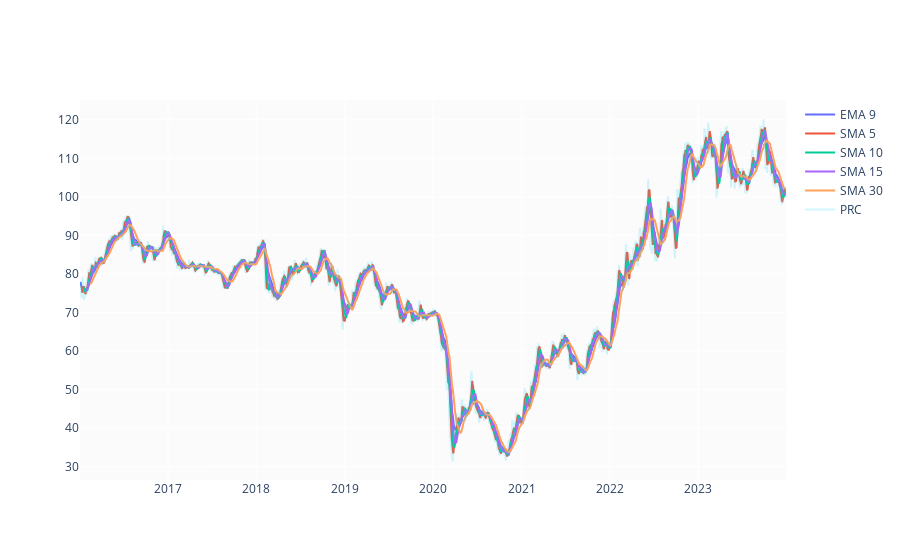

The notebook cell this image was saved under:
### Code cell
df['EMA_9'] = df['PRC'].ewm(9).mean().shift()
df['SMA_5'] = df['PRC'].rolling(5).mean().shift()
df['SMA_10'] = df['PRC'].rolling(10).mean().shift()
df['SMA_15'] = df['PRC'].rolling(15).mean().shift()
df['SMA_30'] = df['PRC'].rolling(30).mean().shift()

fig = go.Figure()
fig.add_trace(go.Scatter(x=df.date, y=df.EMA_9, name='EMA 9'))
fig.add_trace(go.Scatter(x=df.date, y=df.SMA_5, name='SMA 5'))
fig.add_trace(go.Scatter(x=df.date, y=df.SMA_10, name='SMA 10'))
fig.add_trace(go.Scatter(x=df.date, y=df.SMA_15, name='SMA 15'))
fig.add_trace(go.Scatter(x=df.date, y=df.SMA_30, name='SMA 30'))
fig.add_trace(go.Scatter(x=df.date, y=df.PRC, name='PRC', opacity=0.2))
fig.show()

### Figure 1 — Plotly figure (JSON) as saved in the notebook; plotly's stock layout.template omitted (floating-point values rounded to 4 significant figures; data arrays with more than 128 entries replaced by an {"elided": "..."} marker saying what was removed)
{"data": [{"name": "EMA 9", "type": "scatter", "x": {"elided": "2012 str values"}, "y": {"elided": "2012 float values"}}, {"name": "SMA 5", "type": "scatter", "x": {"elided": "2012 str values"}, "y": {"elided": "2012 float values"}}, {"name": "SMA 10", "type": "scatter", "x": {"elided": "2012 str values"}, "y": {"elided": "2012 float values"}}, {"name": "SMA 15", "type": "scatter", "x": {"elided": "2012 str values"}, "y": {"elided": "2012 float values"}}, {"name": "SMA 30", "type": "scatter", "x": {"elided": "2012 str values"}, "y": {"elided": "2012 float values"}}, {"name": "PRC", "opacity": 0.2, "type": "scatter", "x": {"elided": "2012 str values"}, "y": {"elided": "2012 float values"}}], "layout": {}}
